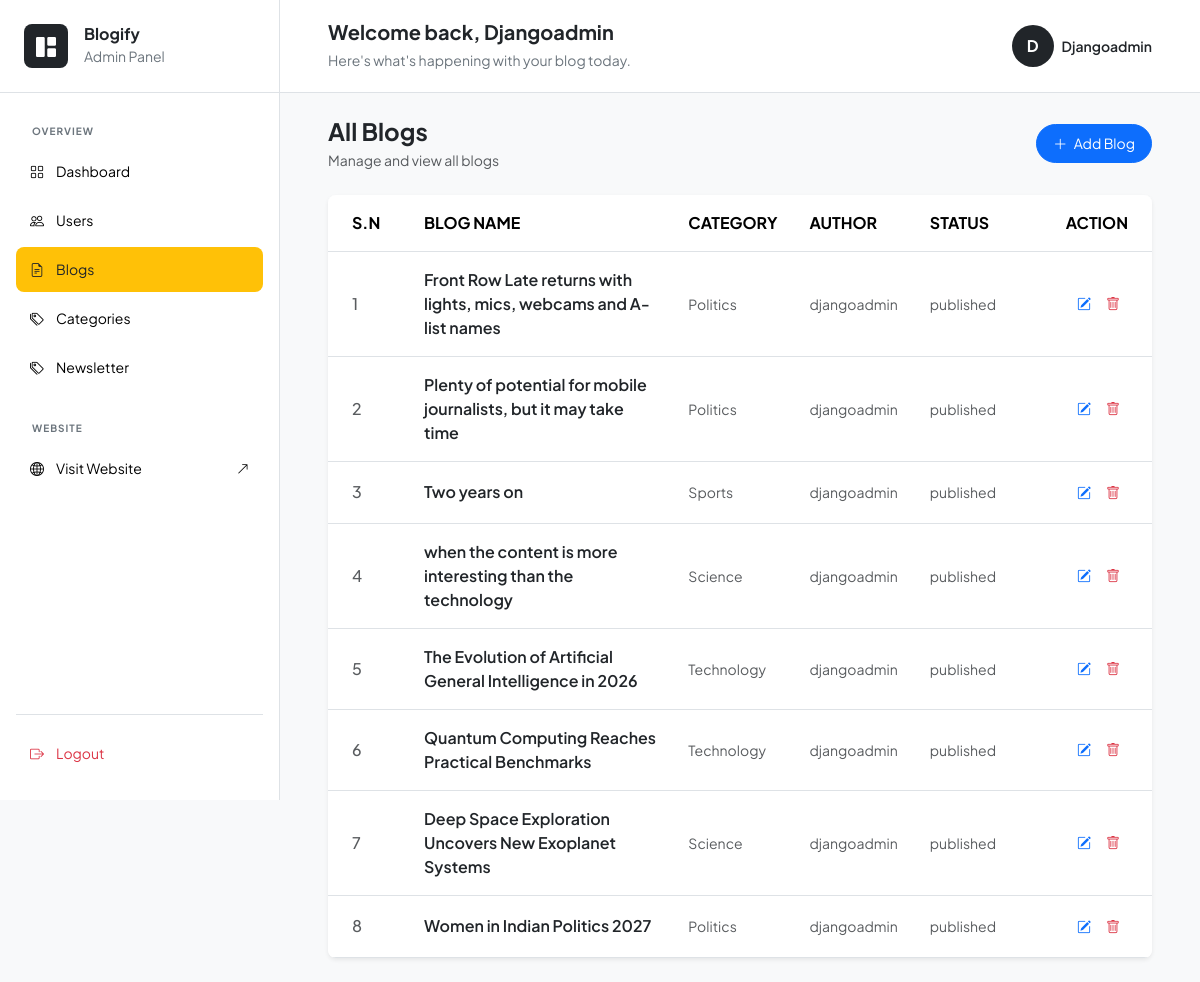
The page /dashboard/blogs/ (signed in) on the database its author committed.
### blogs/models.py (models this page shows, shortened)
class Blog(models.Model):
    STATUS_CHOICES = (
    ("draft", "Draft"),
    ("published", "Published")
)
    title = models.CharField(max_length=100)
    slug = models.SlugField(max_length=150, unique=True, blank=True)
    category = models.ForeignKey(Category, on_delete=models.CASCADE)
    author = models.ForeignKey(User, on_delete=models.CASCADE)
    featured_image = models.ImageField(upload_to='uploads/%Y/%m/%d')
    short_description = models.TextField(max_length=500)
    blog_body = models.TextField(max_length=2000)
    status = models.CharField(choices=STATUS_CHOICES, default="draft")
    is_featured = models.BooleanField(default=False)
    created_at = models.DateTimeField(auto_now_add=True)
    updated_at = models.DateTimeField(auto_now=True)

class Category(models.Model):
    category_name = models.CharField(max_length=50, unique=True)
    created_at = models.DateTimeField(auto_now_add=True)
    updated_at = models.DateTimeField(auto_now=True)
    class Meta:
        verbose_name_plural = "categories"
    def __str__(self):
        return self.category_name

### dashboard/views.py (the view)
# urls.py: path('blogs/', include('blogs.urls')),
@dashboard_required
def blogs(request):
    blogs = Blog.objects.all()
    context = {
        'blogs': blogs
    }
    return render(request, 'dashboard/blogs.html',context)

### blogs/context_processors.py (called while the page is built)
def get_categories(request):
    categories = Category.objects.all()
    return dict(categories=categories)

### templates/dashboard/blogs.html
{% extends 'dashboard/dashboard_base.html' %}
{% block content %}
<div class="container-fluid p-4">
  <div class="d-flex justify-content-between align-items-center mb-4">
    <div>
      <h4 class="fw-bold mb-1">All Blogs</h4>
      <p class="text-muted small mb-0">Manage and view all blogs</p>
    </div>
    <a href="{% url 'add_blogs' %}" class="btn btn-primary btn-sm px-3 py-2 rounded-pill">
      <i class="bi bi-plus-lg me-1"></i> Add Blog
    </a>
  </div>
  <div class="card border-0 shadow-sm rounded-3 overflow-hidden">
    <div class="table-responsive">
      <table class="table table-hover align-middle mb-0">
        <thead class="bg-light border-bottom">
          <tr class="text-uppercase text-secondary fw-semibold fs-7">
            <th scope="col" class="py-3 px-4" style="width: 80px;">S.N</th>
            <th scope="col" class="py-3 px-3">Blog Name</th>
            <th scope="col" class="py-3 px-3">Category</th>
            <th scope="col" class="py-3 px-3">Author</th>
            <th scope="col" class="py-3 px-3">Status</th>
            <th scope="col" class="py-3 px-4 text-end" style="width: 140px;">Action</th>
          </tr>
        </thead>
        <tbody class="divide-y">
           {% for blog in blogs %}
          <tr>
            <td class="py-3 px-4 text-muted fw-medium">{{ forloop.counter }}</td>
            <td class="py-3 px-3">
              <span class="fw-semibold text-dark">{{ blog.title }}</span>
            </td>
            <td class="py-3 px-3 text-muted">
              <small>{{ blog.category }}</small>
            </td>
             <td class="py-3 px-3 text-muted">
              <small>{{ blog.author }}</small>
            </td>
            <td class="py-3 px-3 text-muted">
              <small>{{ blog.status }}</small>
            </td>
            <td class="py-3 px-4 text-end">
              <div class="btn-group btn-group-sm">
                <a href="{% url 'edit_blogs' blog.id %}" class="btn btn-outline-secondary border-0 text-primary" title="Edit">
                  <i class="bi bi-pencil-square"></i>
                </a>
                <a href="{% url 'delete_blogs' blog.id %}" class="btn btn-outline-secondary border-0 text-danger" title="Delete">
                  <i class="bi bi-trash"></i>
                </a>
              </div>
            </td>
          </tr>
          {% endfor %}
        </tbody>
      </table>
    </div>
  </div>
</div>
{% endblock %}

### templates/dashboard/dashboard_base.html (shortened to what this page needs)
{% load static %}
<!doctype html>
<html lang="en">
  <head>
    <link
      href="https://cdn.jsdelivr.net/npm/bootstrap@5.3.2/dist/css/bootstrap.min.css"
      rel="stylesheet"
    />
    <link
      rel="stylesheet"
      href="https://cdn.jsdelivr.net/npm/bootstrap-icons@1.11.3/font/bootstrap-icons.min.css"
    />
  </head>
  <body>
    <div class="d-flex min-vh-100">
      <aside
        class="dashboard-sidebar bg-white border-end d-flex flex-column sticky-top vh-100"
      >
        <div class="px-4 py-4 border-bottom">
          <a
            href="{% url 'dashboard' %}"
            class="text-decoration-none text-dark d-flex align-items-center gap-3"
          >
            <div
              class="bg-dark text-white rounded-3 d-flex align-items-center justify-content-center"
              style="width: 44px; height: 44px"
            >
              <i class="bi bi-grid-1x2-fill fs-5"></i>
            </div>
            <div>
              <h6 class="mb-0 fw-bold">Blogify</h6>
              <small class="text-secondary"> Admin Panel </small>
            </div>
          </a>
        </div>
        <div class="px-3 pt-4">
          <small
            class="text-uppercase text-secondary fw-bold px-3"
            style="font-size: 10px; letter-spacing: 1px"
          >
            Overview
          </small>
        </div>
        <nav class="px-3 pt-2 flex-grow-1">
          <a
            href="{% url 'dashboard' %}"
            class="sidebar-link rounded-3 mb-1 {% if '/dashboard/' == request.path %}bg-warning text-dark{% endif %}"
          >
            <i class="bi bi-grid"></i>
            <span>Dashboard</span>
          </a>
          {% if perms.auth.view_user %}
               <a
            href="{% url 'users' %}"
            class="sidebar-link rounded-3 mb-1 {% if '/users/' in request.path %}bg-warning text-dark{% endif %}"
          >
            <i class="bi bi-people"></i>
            <span>Users</span>
          </a>
          {% endif %}
          <a
            href="{% url 'blogs' %}"
            class="sidebar-link rounded-3 mb-1 {% if '/blogs/' in request.path %}bg-warning text-dark{% endif %}"
          >
            <i class="bi bi-file-earmark-text"></i>
            <span>Blogs</span>
          </a>
          <a
            href="{% url 'categories' %}"
            class="sidebar-link rounded-3 mb-1 {% if '/categories/' in request.path %}bg-warning text-dark{% endif %}"
          >
            <i class="bi bi-tags"></i>
            <span>Categories</span>
          </a>
          <a
            href="{% url 'newsletter' %}"
            class="sidebar-link rounded-3 mb-1 {% if '/newsletter/' in request.path %}bg-warning text-dark{% endif %}"
          >
            <i class="bi bi-tags"></i>
            <span>Newsletter</span>
          </a>
          <div class="mt-4 px-3">
            <small
              class="text-uppercase text-secondary fw-bold"
              style="font-size: 10px; letter-spacing: 1px"
            >
              Website
            </small>
          </div>
          <a href="{% url 'home' %}" class="sidebar-link rounded-3 mt-2">
            <i class="bi bi-globe2"></i>
            <span> Visit Website </span>
            <i class="bi bi-arrow-up-right ms-auto small"></i>
          </a>
        </nav>
        <div class="px-3 pb-4">
          <div class="border-top pt-3">
            <a
              href="{% url 'logout' %}"
              class="sidebar-link rounded-3 text-danger"
            >
              <i class="bi bi-box-arrow-right"></i>
              <span>Logout</span>
            </a>
          </div>
        </div>
      </aside>
      <div class="dashboard-main flex-grow-1">
        <header class="dashboard-header bg-white border-bottom sticky-top">
          <div
            class="h-100 px-4 px-lg-5 d-flex align-items-center justify-content-between"
          >
            <div>
              <h5 class="fw-bold mb-1">
                Welcome back, <span class="text-capitalize">{{ request.user.username }}</span>
              </h5>
              <small class="text-secondary">
                Here's what's happening with your blog today.
              </small>
            </div>
            <div class="d-flex align-items-center gap-3">
              <div class="d-flex align-items-center gap-2">
                <div
                  class="bg-dark text-white rounded-circle d-flex align-items-center justify-content-center fw-bold"
                  style="width: 42px; height: 42px"
                >
                  {{ request.user.username|first|upper }}
                </div>
                <div class="d-none d-md-block">
                  <div class="fw-semibold small text-capitalize">
                    {{ request.user.username }}
                  </div>
                </div>
              </div>
            </div>
          </div>
        </header>
        <main class="px-4 ">
          {% block content %}
           {% endblock %}
        </main>
      </div>
    </div>
  </body>
</html>

### templates/dashboard/dashboard_base.html (style rules this page uses)
body { font-family: "Plus Jakarta Sans", sans-serif; background: #f8f9fa; }
.dashboard-sidebar { width: 280px; flex-shrink: 0; }
.dashboard-main { min-width: 0; }
.sidebar-link { display: flex; align-items: center; gap: 12px; padding: 12px 14px; color: black; text-decoration: none; font-size: 14px; transition: 0.2s; }
.dashboard-header { height: 93px; }

### rows shown on the page
Blog: title "Front Row Late returns with lights, mics, webcams and A-list names", category "Politics", author "djangoadmin", status "published"
Blog: title "Plenty of potential for mobile journalists, but it may take time", category "Politics", author "djangoadmin", status "published"
Blog: title "Two years on", category "Sports", author "djangoadmin", status "published"
Blog: title "when the content is more interesting than the technology", category "Science", author "djangoadmin", status "published"
Blog: title "The Evolution of Artificial General Intelligence in 2026", category "Technology", author "djangoadmin", status "published"
Blog: title "Quantum Computing Reaches Practical Benchmarks", category "Technology", author "djangoadmin", status "published"
Blog: title "Deep Space Exploration Uncovers New Exoplanet Systems", category "Science", author "djangoadmin", status "published"
Blog: title "Women in Indian Politics 2027", category "Politics", author "djangoadmin", status "published"

### other values the page prints
{{ request.user.username }} "Djangoadmin"
{{ request.user.username|first|upper }} "D"
